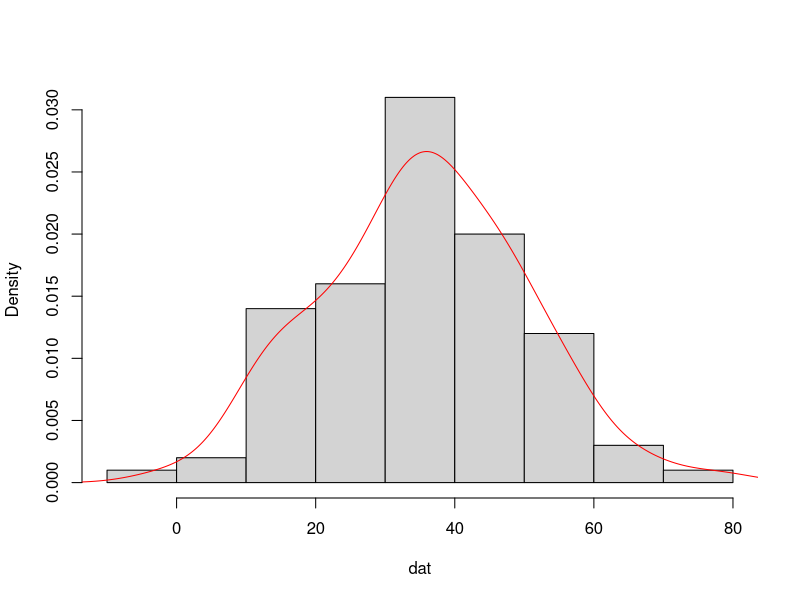
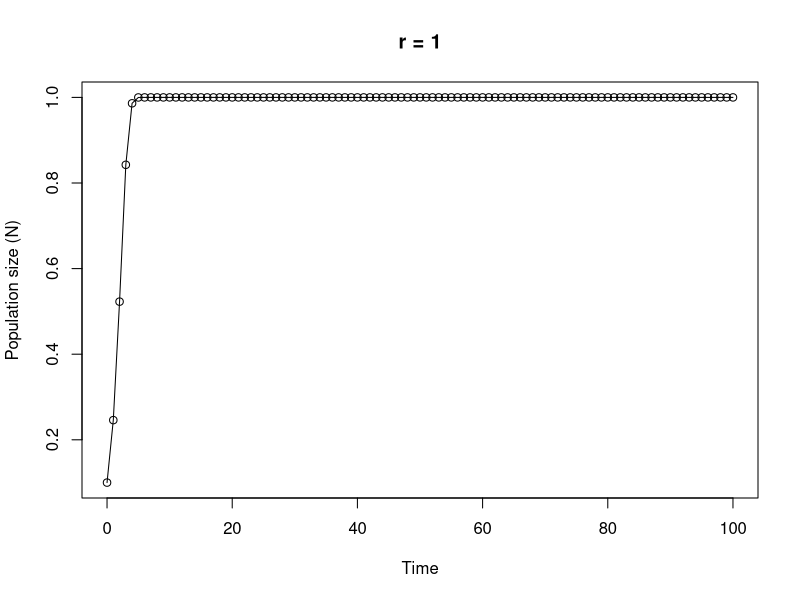

Reproduce these figures in R, in order.
## ----Q1, results = 'asis'--------------------------------------------------------------------------------------------------------------------------------------------------------------------

# area of a circle
# the equation to calculate the area of a circle is pi * radius^2

circle.area <- function(d){ 
	pi * (d/2)^2
}

# to use your new function

circle.area(10)
# [1] 78.53982

# to test on a vector of diameters
# first create a vector with diameters ranging from 0 to 50 in steps of 10

cir.diam <- seq(from = 0, to = 50, by = 10)

# test your function

circle.area(cir.diam)
# [1]    0.00000   78.53982  314.15927  706.85835 1256.63706 1963.49541


## ----Q2, tidy = TRUE-------------------------------------------------------------------------------------------------------------------------------------------------------------------------

far.cent <- function(a){
	val <- (a-32)*5/9
	print(paste("Fahrenheit: ", round(a, digits = 3), "oF",sep = " "), quote = FALSE)# round 3dp
	print(paste("Centigrade: ", round(val, digits = 3), "oC", sep = " "), quote = FALSE)# round 3dp
}

# alternative Fahrenheit to centigrade using cat function

far.cent2 <- function(a){
	val <- (a - 32) * 5/9	#calculation
	cat("Fahrenheit: ", round(a, digits = 3), "oF", "\n")   # use cat function
	cat("Centigrade: ", round(val, digits = 3), "oC", "\n")   
}


## ----Q3--------------------------------------------------------------------------------------------------------------------------------------------------------------------------------------

# Create a vector of normally distributed data
# length 100, mean 35 and standard deviation of 29

vals <- rnorm(100, 35, 15)	# create some norm dist data mean 35, sd = 15

summary.fun <- function(dat){
	mymean <- round(mean(dat), digits = 4)      	# calc mean
	mymedian <- round(median(dat), digits = 4)    # calc median
	mymin <- round(min(dat), digits = 4)          # calc min
	mymax <- round(max(dat), digits = 4)          # calc max
	print(paste("mean:", mymean, sep = " "), quote = FALSE)     # print mean
	print(paste("median:", mymedian, sep = " "), quote = FALSE)     # print median
	print(paste("range:", "from:", mymin, "to", mymax, sep = " "), quote = FALSE) 
	dens <- density(dat)                          # estimate density curve
	hist(dat, main = "",type = "l",freq = FALSE)  # plot histogram
	lines(dens, lty = 1, col = "red")             # plot density curve
}

# use the function
summary.fun(vals)


## ----Q4--------------------------------------------------------------------------------------------------------------------------------------------------------------------------------------

# calculate a median

ourmedian <- function(x){
	n <- length(x)
	if (n %% 2 == 1)      # odd numbers
	  sort(x)[(n + 1)/2]  # find the middle number by adding 1 to length and div 2
	else {                # even numbers
	  middletwo <- sort(x)[(n/2) + 0:1]   #find the two middle numbers
	  mean(middletwo)
	  }
}

# use the function
mydat <- sample(1:50, size = 10, replace = TRUE )

# our function
ourmedian(mydat)

# R median function
median(mydat)


## ----Q5, tidy = TRUE-------------------------------------------------------------------------------------------------------------------------------------------------------------------------

# function to simulate Ricker model

Ricker.model <- function(nzero, r, time, K=1){     # sets initial parameters
  N <- numeric(time + 1)    # creates a real vector of length time+1 to store values of Nt+1
  N[1] <- nzero             # sets initial population size in first element of N
  for (i in 1:time) {				# loops over time
      N[i+1] <- N[i]*exp(r*(1 - N[i]/K))    
  }
  Time <- 0:time   					 # creates vector for x axis
  plot(Time, N, type = "o", xlim = c(0, time), xlab = "Time", ylab = "Population size (N)", main = paste("r =", r, sep=" "))   # plots     output
}

# To run
# play around with the different parameters, especially r
Ricker.model(nzero=0.1,r=1,time=100)
